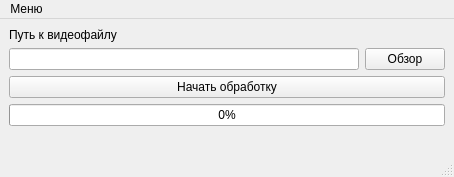
<?xml version="1.0" encoding="UTF-8"?>
<ui version="4.0">
 <class>MainWindow</class>
 <widget class="QMainWindow" name="MainWindow">
  <property name="geometry">
   <rect>
    <x>0</x>
    <y>0</y>
    <width>454</width>
    <height>164</height>
   </rect>
  </property>
  <property name="windowTitle">
   <string>Пост обработка</string>
  </property>
  <property name="windowIcon">
   <iconset resource="../resource.qrc">
    <normaloff>:/resource/resource/moncenter_logo.png</normaloff>:/resource/resource/moncenter_logo.png</iconset>
  </property>
  <widget class="QWidget" name="centralwidget">
   <layout class="QGridLayout" name="gridLayout">
    <item row="2" column="0" colspan="2">
     <widget class="QPushButton" name="pushButton_start_processing">
      <property name="text">
       <string>Начать обработку</string>
      </property>
     </widget>
    </item>
    <item row="1" column="0">
     <widget class="QLineEdit" name="lineEdit">
      <property name="sizePolicy">
       <sizepolicy hsizetype="Expanding" vsizetype="Preferred">
        <horstretch>0</horstretch>
        <verstretch>0</verstretch>
       </sizepolicy>
      </property>
     </widget>
    </item>
    <item row="1" column="1">
     <widget class="QPushButton" name="pushButton_select_path">
      <property name="text">
       <string>Обзор</string>
      </property>
     </widget>
    </item>
    <item row="3" column="0" colspan="2">
     <widget class="QProgressBar" name="progressBar">
      <property name="value">
       <number>0</number>
      </property>
     </widget>
    </item>
    <item row="0" column="0">
     <widget class="QLabel" name="label">
      <property name="sizePolicy">
       <sizepolicy hsizetype="MinimumExpanding" vsizetype="MinimumExpanding">
        <horstretch>0</horstretch>
        <verstretch>0</verstretch>
       </sizepolicy>
      </property>
      <property name="text">
       <string>Путь к видеофайлу</string>
      </property>
      <property name="alignment">
       <set>Qt::AlignBottom|Qt::AlignLeading|Qt::AlignLeft</set>
      </property>
     </widget>
    </item>
    <item row="4" column="0">
     <widget class="QLabel" name="label_time">
      <property name="text">
       <string/>
      </property>
     </widget>
    </item>
   </layout>
  </widget>
  <widget class="QMenuBar" name="menubar">
   <property name="geometry">
    <rect>
     <x>0</x>
     <y>0</y>
     <width>454</width>
     <height>18</height>
    </rect>
   </property>
   <widget class="QMenu" name="menu">
    <property name="title">
     <string>Меню</string>
    </property>
    <addaction name="action_main_window"/>
   </widget>
   <addaction name="menu"/>
  </widget>
  <widget class="QStatusBar" name="statusbar"/>
  <action name="action_main_window">
   <property name="text">
    <string>Вернуться в главное меню</string>
   </property>
  </action>
 </widget>
 <resources>
  <include location="../resource.qrc"/>
 </resources>
 <connections/>
</ui>
